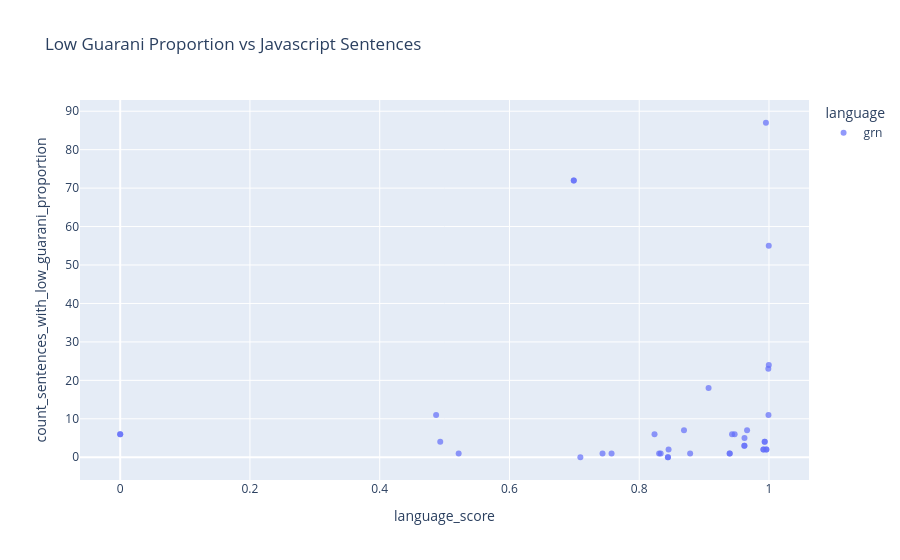

Notebook code for this chart:
### Code cell
import pandas as pd
import plotly.express as px

# Keep only needed columns and drop missing values
plot_df = exp_df.dropna()

fig = px.scatter(
    plot_df,
    x="language_score",
    y="count_sentences_with_low_guarani_proportion",
    #size="language_score",          # dot size
    color="language",              # dot colour
    hover_data=["doc_id", "num_chars", "language_score", "count_sentences_with_javascript"],
    size_max=40,
    opacity=0.7,
    title="Low Guarani Proportion vs Javascript Sentences"
)

# fig.update_layout(
#     xaxis_title="Count Sentences with Low Guarani Proportion",
#     yaxis_title="Count Sentences with Javascript",
#     template="plotly_white"
# )

fig.show()

### Figure 1 — Plotly figure (JSON) as saved in the notebook; plotly's stock layout.template omitted (floating-point values rounded to 4 significant figures)
{"data": [{"customdata": [["opus-all-en_363609", 43, 1], ["opus-all-en_363610", 53, 1], ["opus-all-en_363611", 69, 1], ["opus-all-en_363612", 44, 1], ["opus-all-en_381869", 84, 1], ["americasnlp2024_27377", 24, 1], ["americasnlp2024_27378", 24, 1], ["fineweb-2_365", 705, 1], ["fineweb-2_748", 1690, 1], ["fineweb-2_1651", 1918, 1], ["fineweb-2_3042", 3705, 2], ["fineweb-2_4016", 562, 1], ["fineweb-2_4500", 772, 1], ["fineweb-2_7468", 713, 1], ["fineweb-2_11951", 705, 1], ["fineweb-2_23920", 1690, 1], ["fineweb-2_24823", 1918, 1], ["fineweb-2_26214", 3705, 2], ["fineweb-2_27188", 562, 1], ["fineweb-2_27672", 772, 1], ["fineweb-2_30640", 713, 1], ["fineweb-2_36209", 2515, 3], ["fineweb-2_37078", 901, 1], ["fineweb-2_37116", 406, 1], ["fineweb-2_37525", 759, 1], ["fineweb-2_37527", 449, 1], ["fineweb-2_37952", 13556, 1], ["fineweb-2_38176", 557, 1], ["fineweb-2_38881", 795, 1], ["fineweb-2_41411", 528, 1], ["fineweb-2_41689", 10109, 1], ["fineweb-2_41856", 4216, 1], ["fineweb-2_43121", 447, 1], ["fineweb-2_43954", 6488, 1], ["fineweb-2_44035", 1762, 4], ["fineweb-2_44199", 756, 1], ["fineweb-2_44309", 4909, 1], ["fineweb-2_44993", 1229, 1]], "hovertemplate": "language=grn<br>language_score=%{x}<br>count_sentences_with_low_guarani_proportion=%{y}<br>doc_id=%{customdata[0]}<br>num_chars=%{customdata[1]}<br>count_sentences_with_javascript=%{customdata[2]}<extra></extra>", "legendgroup": "grn", "marker": {"color": "#636efa", "opacity": 0.7, "symbol": "circle"}, "mode": "markers", "name": "grn", "orientation": "v", "showlegend": true, "type": "scatter", "x": [0.7574, 0.7093, 0.7434, 0.8785, 0.8307, 0.8331, 0.5217, 0.9621, 0.9394, 0.8443, 0.6991, 0.9915, 0.9934, 0.996, 0.9621, 0.9394, 0.8443, 0.6991, 0.9915, 0.9934, 0.996, 0.999, 0.9471, 0.9431, 0.869, 0.4933, 0.9953, 0.8453, 0.9623, 0.0, 0.9663, 0.9069, 0.0, 0.9997, 0.9992, 0.8236, 0.9997, 0.4869], "xaxis": "x", "y": [1, 0, 1, 1, 1, 1, 1, 3, 1, 0, 72, 2, 4, 2, 3, 1, 0, 72, 2, 4, 2, 23, 6, 6, 7, 4, 87, 2, 5, 6, 7, 18, 6, 55, 11, 6, 24, 11], "yaxis": "y"}], "layout": {"legend": {"title": {"text": "language"}, "tracegroupgap": 0}, "title": {"text": "Low Guarani Proportion vs Javascript Sentences"}, "xaxis": {"anchor": "y", "domain": [0, 1], "title": {"text": "language_score"}}, "yaxis": {"anchor": "x", "domain": [0, 1], "title": {"text": "count_sentences_with_low_guarani_proportion"}}}}
